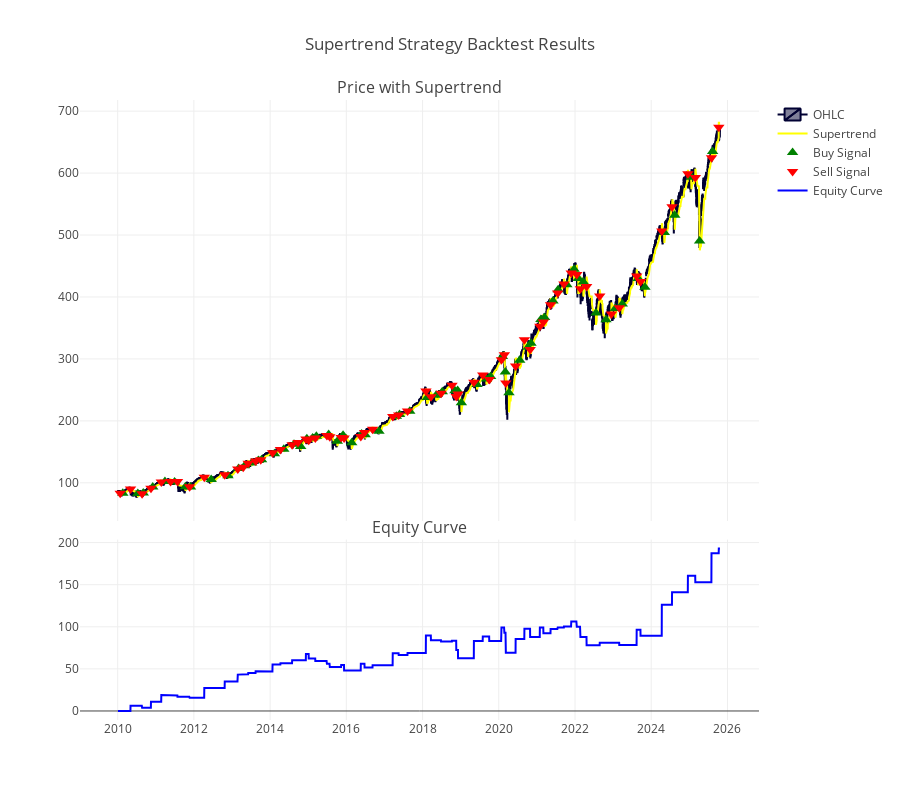

Notebook code cell kept with this figure:
### Code cell
# Plot equity curve
import plotly.graph_objects as go
from plotly.subplots import make_subplots

fig = make_subplots(rows=2, cols=1, shared_xaxes=True,
                   vertical_spacing=0.03, subplot_titles=('Price with Supertrend', 'Equity Curve'),
                   row_heights=[0.7, 0.3])

# Add candlestick
fig.add_trace(go.Candlestick(x=df['Date'],
                            open=df['Open'],
                            high=df['High'],
                            low=df['Low'],
                            close=df['Close'],
                            name='OHLC'),
              row=1, col=1)

# Add Supertrend line
fig.add_trace(go.Scatter(x=df['Date'],
                        y=df['supertrend'],
                        mode='lines',
                        name='Supertrend',
                        line=dict(color='yellow')),
              row=1, col=1)

# Add buy signals
buy_signals = df[df['crossover_supertrend'] == 1]
fig.add_trace(go.Scatter(x=buy_signals['Date'],
                        y=buy_signals['Low'],
                        mode='markers',
                        name='Buy Signal',
                        marker=dict(color='green', symbol='triangle-up', size=10)),
              row=1, col=1)

# Add sell signals
sell_signals = df[df['crossover_supertrend'] == -1]
fig.add_trace(go.Scatter(x=sell_signals['Date'],
                        y=sell_signals['High'],
                        mode='markers',
                        name='Sell Signal',
                        marker=dict(color='red', symbol='triangle-down', size=10)),
              row=1, col=1)

# Add equity curve
fig.add_trace(go.Scatter(x=df['Date'],
                        y=df['Cumulative_Return'],
                        mode='lines',
                        name='Equity Curve',
                        line=dict(color='blue')),
              row=2, col=1)

# Update layout
fig.update_layout(
    title_text="Supertrend Strategy Backtest Results",
    xaxis_rangeslider_visible=False,
    height=800
)

fig.show()

### Figure 1 — Plotly figure (JSON) as saved in the notebook; plotly's stock layout.template omitted (floating-point values rounded to 4 significant figures; data arrays with more than 128 entries replaced by an {"elided": "..."} marker saying what was removed)
{"data": [{"close": {"elided": "3975 float values"}, "high": {"elided": "3975 float values"}, "low": {"elided": "3975 float values"}, "name": "OHLC", "open": {"elided": "3975 float values"}, "type": "candlestick", "x": {"elided": "3975 str values"}, "xaxis": "x", "yaxis": "y"}, {"line": {"color": "yellow"}, "mode": "lines", "name": "Supertrend", "type": "scatter", "x": {"elided": "3975 str values"}, "xaxis": "x", "y": {"elided": "3975 float values"}, "yaxis": "y"}, {"marker": {"color": "green", "size": 10, "symbol": "triangle-up"}, "mode": "markers", "name": "Buy Signal", "type": "scatter", "x": ["2010-02-19T00:00:00", "2010-07-13T00:00:00", "2010-09-03T00:00:00", "2010-12-03T00:00:00", "2011-03-30T00:00:00", "2011-06-30T00:00:00", "2011-10-12T00:00:00", "2011-11-30T00:00:00", "2012-06-15T00:00:00", "2012-11-23T00:00:00", "2013-03-05T00:00:00", "2013-05-02T00:00:00", "2013-07-08T00:00:00", "2013-09-10T00:00:00", "2013-10-11T00:00:00", "2014-02-11T00:00:00", "2014-05-12T00:00:00", "2014-08-18T00:00:00", "2014-10-21T00:00:00", "2014-12-19T00:00:00", "2015-02-12T00:00:00", "2015-03-20T00:00:00", "2015-07-16T00:00:00", "2015-10-07T00:00:00", "2015-12-01T00:00:00", "2016-02-22T00:00:00", "2016-05-27T00:00:00", "2016-06-30T00:00:00", "2016-11-09T00:00:00", "2017-04-25T00:00:00", "2017-05-25T00:00:00", "2017-08-31T00:00:00", "2018-02-15T00:00:00", "2018-05-11T00:00:00", "2018-07-09T00:00:00", "2018-11-07T00:00:00", "2018-12-03T00:00:00", "2019-01-08T00:00:00", "2019-06-07T00:00:00", "2019-09-05T00:00:00", "2019-10-15T00:00:00", "2020-02-05T00:00:00", "2020-03-04T00:00:00", "2020-04-08T00:00:00", "2020-07-20T00:00:00", "2020-10-08T00:00:00", "2020-11-05T00:00:00", "2021-02-08T00:00:00", "2021-03-15T00:00:00", "2021-06-04T00:00:00", "2021-07-23T00:00:00", "2021-10-15T00:00:00", "2021-12-23T00:00:00", "2022-02-02T00:00:00", "2022-03-22T00:00:00", "2022-07-21T00:00:00", "2022-10-25T00:00:00", "2023-01-23T00:00:00", "2023-03-30T00:00:00", "2023-08-29T00:00:00", "2023-11-02T00:00:00", "2024-05-06T00:00:00", "2024-08-14T00:00:00", "2025-01-21T00:00:00", "2025-04-09T00:00:00", "2025-08-12T00:00:00"], "xaxis": "x", "y": [83.04, 82.7, 83.47, 93.2, 102.0, 101.2, 93.67, 93.41, 105.3, 111.3, 123.0, 127.5, 131.9, 136.0, 137.1, 147.1, 154.3, 162.2, 158.6, 171.2, 172.4, 175.3, 177.9, 166.9, 176.7, 164.7, 179.0, 177.4, 183.3, 207.4, 210.1, 215.6, 237.9, 241.4, 246.8, 248.5, 248.9, 229.1, 258.9, 267.6, 271.6, 303.9, 278.8, 245.2, 297.7, 318.7, 325.2, 363.6, 367.0, 393.4, 411.6, 419.8, 444.6, 429.8, 424.3, 374.3, 363.4, 381.5, 388.8, 429.8, 415.8, 504.0, 532.0, 593.5, 490.2, 635.0], "yaxis": "y"}, {"marker": {"color": "red", "size": 10, "symbol": "triangle-down"}, "mode": "markers", "name": "Sell Signal", "type": "scatter", "x": ["2010-01-25T00:00:00", "2010-05-04T00:00:00", "2010-08-23T00:00:00", "2010-11-16T00:00:00", "2011-02-23T00:00:00", "2011-05-23T00:00:00", "2011-07-28T00:00:00", "2011-11-21T00:00:00", "2012-04-10T00:00:00", "2012-10-23T00:00:00", "2013-02-25T00:00:00", "2013-04-18T00:00:00", "2013-06-05T00:00:00", "2013-08-15T00:00:00", "2013-10-03T00:00:00", "2014-01-24T00:00:00", "2014-04-10T00:00:00", "2014-07-31T00:00:00", "2014-09-25T00:00:00", "2014-12-10T00:00:00", "2015-01-06T00:00:00", "2015-03-10T00:00:00", "2015-06-29T00:00:00", "2015-07-27T00:00:00", "2015-11-13T00:00:00", "2015-12-11T00:00:00", "2016-05-19T00:00:00", "2016-06-24T00:00:00", "2016-09-09T00:00:00", "2017-03-21T00:00:00", "2017-05-17T00:00:00", "2017-08-10T00:00:00", "2018-02-02T00:00:00", "2018-03-22T00:00:00", "2018-06-27T00:00:00", "2018-10-10T00:00:00", "2018-11-20T00:00:00", "2018-12-07T00:00:00", "2019-05-08T00:00:00", "2019-08-01T00:00:00", "2019-10-02T00:00:00", "2020-01-27T00:00:00", "2020-02-24T00:00:00", "2020-03-09T00:00:00", "2020-06-11T00:00:00", "2020-09-03T00:00:00", "2020-10-28T00:00:00", "2021-01-29T00:00:00", "2021-03-04T00:00:00", "2021-05-12T00:00:00", "2021-07-19T00:00:00", "2021-09-17T00:00:00", "2021-11-26T00:00:00", "2022-01-18T00:00:00", "2022-02-22T00:00:00", "2022-04-22T00:00:00", "2022-08-26T00:00:00", "2022-12-16T00:00:00", "2023-03-01T00:00:00", "2023-08-15T00:00:00", "2023-09-21T00:00:00", "2024-04-12T00:00:00", "2024-07-19T00:00:00", "2024-12-18T00:00:00", "2025-02-27T00:00:00", "2025-08-01T00:00:00", "2025-10-10T00:00:00"], "xaxis": "x", "y": [83.08, 89.94, 82.42, 91.2, 101.3, 102.3, 102.0, 93.68, 108.8, 112.9, 122.4, 125.0, 131.4, 135.4, 137.3, 148.4, 153.6, 161.4, 164.9, 170.6, 168.8, 172.2, 176.4, 174.5, 172.9, 172.5, 174.8, 181.1, 186.4, 207.2, 209.4, 216.0, 248.1, 239.0, 244.5, 257.3, 239.4, 243.2, 262.2, 273.9, 266.6, 298.8, 306.6, 261.2, 288.6, 330.9, 315.3, 352.7, 359.5, 387.5, 406.5, 421.0, 438.6, 436.4, 413.2, 416.9, 401.4, 372.7, 382.5, 433.9, 425.0, 506.4, 545.8, 599.1, 592.8, 624.6, 674.0], "yaxis": "y"}, {"line": {"color": "blue"}, "mode": "lines", "name": "Equity Curve", "type": "scatter", "x": {"elided": "3975 str values"}, "xaxis": "x2", "y": {"elided": "3975 float values"}, "yaxis": "y2"}], "layout": {"annotations": [{"font": {"size": 16}, "showarrow": false, "text": "Price with Supertrend", "x": 0.5, "xanchor": "center", "xref": "paper", "y": 1.0, "yanchor": "bottom", "yref": "paper"}, {"font": {"size": 16}, "showarrow": false, "text": "Equity Curve", "x": 0.5, "xanchor": "center", "xref": "paper", "y": 0.291, "yanchor": "bottom", "yref": "paper"}], "height": 800, "title": {"text": "Supertrend Strategy Backtest Results"}, "xaxis": {"anchor": "y", "domain": [0, 1], "matches": "x2", "rangeslider": {"visible": false}, "showticklabels": false}, "xaxis2": {"anchor": "y2", "domain": [0, 1]}, "yaxis": {"anchor": "x", "domain": [0.321, 1.0]}, "yaxis2": {"anchor": "x2", "domain": [0, 0.291]}}}
